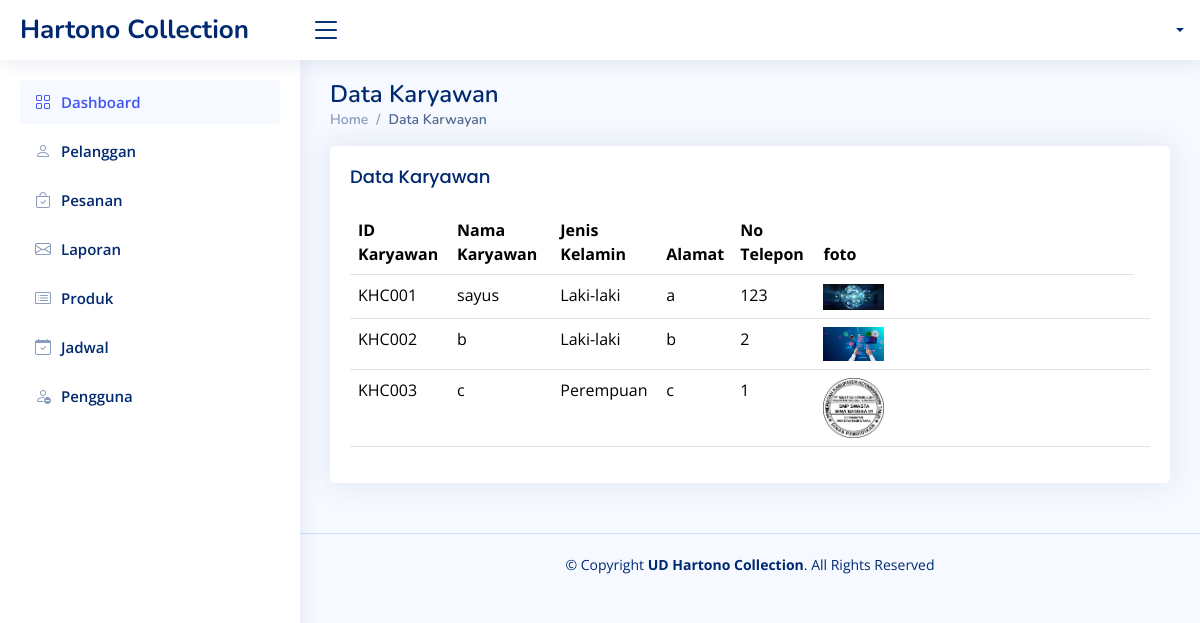
Page /owner/pengguna.php (signed in) on the committed database.
### tables this page shows
CREATE TABLE `karyawan` (
  `id` varchar(11) NOT NULL,
  `nama` varchar(255) NOT NULL,
  `jenis_kelamin` enum('Laki-laki','Perempuan') NOT NULL,
  `alamat` text DEFAULT NULL,
  `no_hp` varchar(20) DEFAULT NULL,
  `username` varchar(50) NOT NULL,
  `password` varchar(255) NOT NULL,
  `foto` varchar(255) DEFAULT NULL,
  `jabatan` varchar(50) DEFAULT NULL
);

### owner/pengguna.php (the view, shortened to what this page needs)
<!DOCTYPE html>
<html lang="en">
<?php include 'root/head.php'; ?>
<body>
    <?php include 'root/navbar.php'; ?>
    <main id="main" class="main">
        <div class="pagetitle">
            <h1>Data Karyawan</h1>
            <nav>
                <ol class="breadcrumb">
                    <li class="breadcrumb-item"><a href="index.html">Home</a></li>
                    <li class="breadcrumb-item active">Data Karwayan</li>
                </ol>
            </nav>
        </div>
        <section class="section dashboard">
            <div class="row">
                <div class="col-lg-12">
                    <div class="row">
                        <div class="col-lg-12">
                            <div class="card">
                                <div class="card-body">
                                    <h5 class="card-title">Data Karyawan</h5>
                                    <?php
                                    include('../koneksi/koneksi.php');
                                    $sqlKaryawan = "SELECT * FROM karyawan";
                                    $resultKaryawan = $conn->query($sqlKaryawan);
                                    if ($resultKaryawan->num_rows > 0) {
                                        echo "<table class='table datatable'>
                                                <thead>
                                                    <th>ID Karyawan</th>
                                                    <th>Nama Karyawan</th>
                                                    <th>Jenis Kelamin</th>
                                                    <th>Alamat</th>
                                                    <th>No Telepon</th>
                                                    <th>foto</th>
                                                </thead>";
                                        while ($rowKaryawan = $resultKaryawan->fetch_assoc()) {
                                            echo "<tr>
                                                    <td>" . $rowKaryawan['id'] . "</td>
                                                    <td>" . $rowKaryawan['nama'] . "</td>
                                                    <td>" . $rowKaryawan['jenis_kelamin'] . "</td>
                                                    <td>" . $rowKaryawan['alamat'] . "</td>
                                                    <td>" . $rowKaryawan['no_hp'] . "</td>
                                                    <td> <img style='max-width:20%;' src='". $rowKaryawan['foto'] . "'><td>
                                                </tr>";
                                        }
                                        echo "</table>";
                                    } else {
                                        echo "Tidak ada data .";
                                    }
                                    ?>
                                </div>
                            </div>
                        </div>
                    </div>
                </div>
            </div>
        </section>
    </main>
    <?php include 'root/footer.php'; ?>
</body>
</html>

### owner/assets/css/style.css (style rules this page uses)
:root { scroll-behavior: smooth; }
body { font-family: "Open Sans", sans-serif; background: #f6f9ff; color: #444444; }
a { color: #4154f1; text-decoration: none; }
h1, h2, h3, h4, h5, h6 { font-family: "Nunito", sans-serif; }
#main { margin-top: 60px; padding: 20px 30px; transition: all 0.3s; }
.pagetitle { margin-bottom: 10px; }
.pagetitle h1 { font-size: 24px; margin-bottom: 0; font-weight: 600; color: #012970; }
.card { margin-bottom: 30px; border: none; border-radius: 5px; box-shadow: 0px 0 30px rgba(1, 41, 112, 0.1); }
.card-title { padding: 20px 0 15px 0; font-size: 18px; font-weight: 500; color: #012970; font-family: "Poppins", sans-serif; }
.card-body { padding: 0 20px 20px 20px; }
.breadcrumb { font-size: 14px; font-family: "Nunito", sans-serif; color: #899bbd; font-weight: 600; }
.breadcrumb a { color: #899bbd; transition: 0.3s; }
.breadcrumb .breadcrumb-item::before { color: #899bbd; }
.breadcrumb .active { color: #51678f; font-weight: 600; }
@media (min-width: 1200px) { #main, #footer { margin-left: 300px; } }

### rows in the picture
karyawan: id "KHC001", nama "sayus", jenis_kelamin "Laki-laki", alamat "a", no_hp "123", foto (picture)
karyawan: id "KHC002", nama "b", jenis_kelamin "Laki-laki", alamat "b", no_hp "2", foto (picture)
karyawan: id "KHC003", nama "c", jenis_kelamin "Perempuan", alamat "c", no_hp "1", foto (picture)
